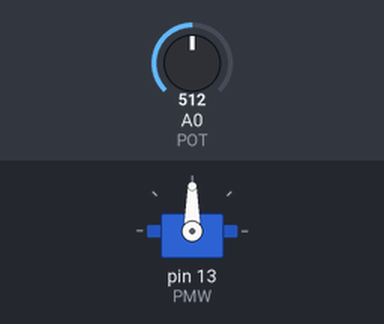
A sketch run on a simulated Arduino Uno, built with avr-gcc and run on an emulated ATmega328P. On the bench: servo. Inputs (shaded band) come from the test bench; at power-on: A0 (POT) = 512.

Above: at 1.2 s.
1.3 s: A0 (POT) set to 716
At 2.2 s:
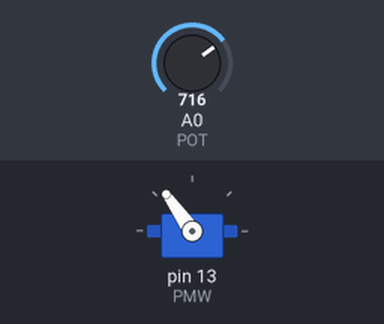
2.8 s: A0 (POT) set to 900
At 4.0 s:
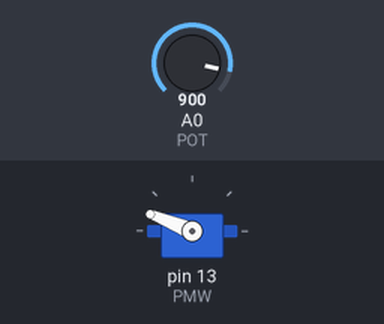
4.3 s: A0 (POT) set to 1023
At 5.5 s:
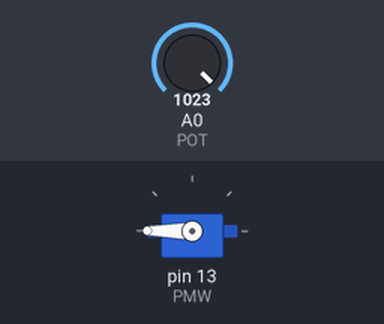
5.8 s: A0 (POT) set to 306
At 6.5 s:
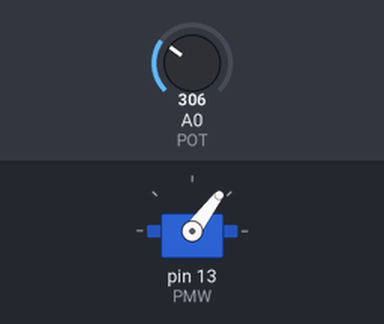
7.3 s: A0 (POT) set to 122
At 7.9 s:
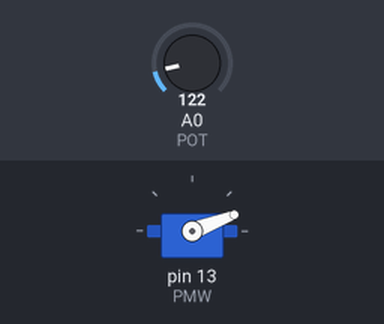
Timing chart, 0 to 9.8 s (numbered marks = the images above; inputs shaded):
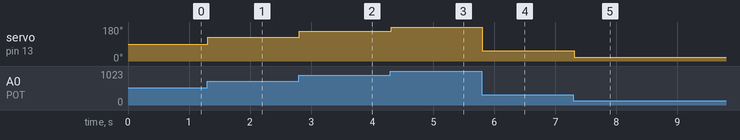

Measured:
- after the input at 1.3 s, servo on pin 13 (PMW): 90° → 125° at once
- after the input at 2.8 s, servo on pin 13 (PMW): 125° → 158° at once
- after the input at 4.3 s, servo on pin 13 (PMW): 158° → 180° at once
- after the input at 5.8 s, servo on pin 13 (PMW): 180° → 53° at once
- after the input at 7.3 s, servo on pin 13 (PMW): 53° → 21° at once

The sketch:

Code4.ino
```cpp
#include <Servo.h>

Servo motor;

const int PMW = 13;
const int POT = 0;
int value;

void setup()
{
  motor.attach(PMW);
}

void loop()
{
  value = analogRead(POT);
  value = map(value, 0, 1023, 0, 180);
  motor.write(value);
  delay(15);
}
```
